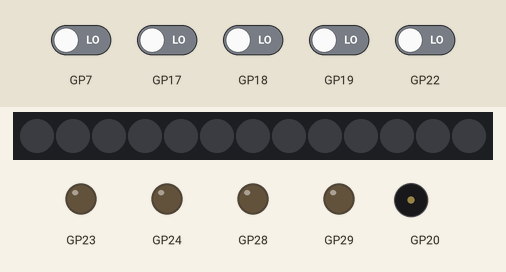
A program run on a simulated Raspberry Pi Pico. On the bench: 13 RGB LEDs in strip order, left to right, output pins drawn as LEDs (lit = HIGH), buzzer (waves = sounding). The test bench sets the inputs (shaded band); at power-on: GP7, GP17–19, GP22 LOW. Dim RGB values are drawn brighter than linear.

Above: at 1.2 s.
1.3 s: GP22 driven HIGH
At 2.6 s:
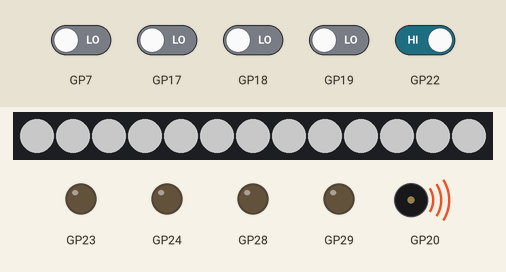
At 4.0 s:
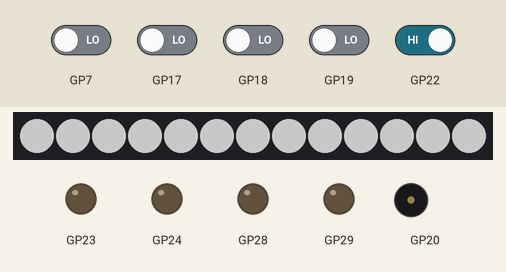
Timing chart, 0 to 5.5 s (numbered marks = the images above; inputs shaded):
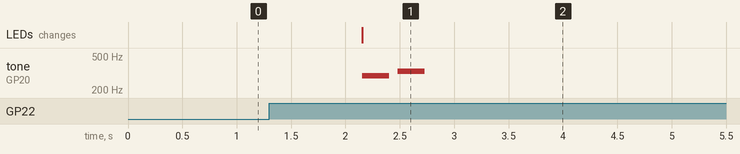

Measured:
- after the input at 1.3 s, tone on GP20: silent → 294 Hz after 0.85 s, → silent 0.25 s later, → 330 Hz 0.08 s later, → silent 0.25 s later; the LEDs: change after 0.85 s (image 1)

The program:

main.cpp
```cpp
#include <Arduino.h>
#include <MVTController.h>
#include <OneButton.h>
#include "../communs.h"

MVTController mvtControl = MVTController();

OneButton FW_Btn = OneButton(FW_Btn_Pin,false,false );
OneButton LT_Btn = OneButton(LT_Btn_Pin,false,false );
OneButton RT_Btn = OneButton(RT_Btn_Pin,false,false );
OneButton DN_Btn = OneButton(DN_Btn_Pin,false,false );
OneButton CR_Btn = OneButton(CR_Btn_Pin,false,false );

void StartProgramming(){
  if(mvtControl.WorkingMode == Idle || mvtControl.WorkingMode == Done) mvtControl.EnterProgrammingMode();

}
void StartExecuting(){
  mvtControl.StartExecuting();
}

void FW_Btn_Click(){
  if(mvtControl.WorkingMode == Learning) mvtControl.AddMvt(Forward);

}
void DN_Btn_Click(){
  if(mvtControl.WorkingMode == Learning) mvtControl.AddMvt(Backward);
}
void LT_Btn_Click(){
  if(mvtControl.WorkingMode == Learning) mvtControl.AddMvt(Left);
}
void RT_Btn_Click(){
  if(mvtControl.WorkingMode == Learning) mvtControl.AddMvt(Right);
}

void setup() {
  Serial.begin(9600);

  mvtControl.Init();
  CR_Btn.setLongPressIntervalMs(4000);
  CR_Btn.attachDuringLongPress(StartProgramming);
  CR_Btn.attachDoubleClick(StartExecuting);

  FW_Btn.attachClick(FW_Btn_Click);
  LT_Btn.attachClick(LT_Btn_Click);
  RT_Btn.attachClick(RT_Btn_Click);
  DN_Btn.attachClick(DN_Btn_Click);

}

void loop() {
  CR_Btn.tick();
  FW_Btn.tick();
  LT_Btn.tick();
  RT_Btn.tick();
  DN_Btn.tick();

  mvtControl.Execute();
}
```
